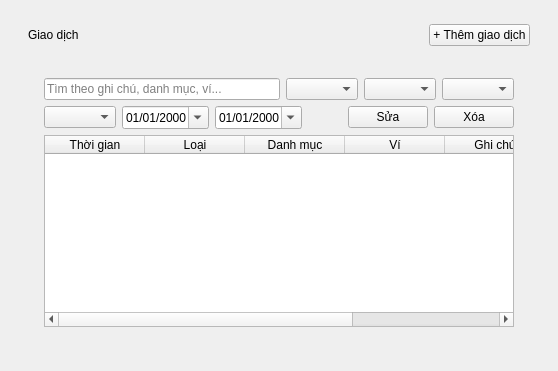
<?xml version="1.0" encoding="utf-8"?>
<ui version="4.0">
 <class>TransactionPage</class>
 <widget class="QWidget" name="TransactionPage">
  <layout class="QVBoxLayout" name="rootLayout">
   <property name="spacing">
    <number>16</number>
   </property>
   <property name="leftMargin">
    <number>28</number>
   </property>
   <property name="topMargin">
    <number>24</number>
   </property>
   <property name="rightMargin">
    <number>28</number>
   </property>
   <property name="bottomMargin">
    <number>28</number>
   </property>
   <item>
    <layout class="QHBoxLayout" name="headerLayout">
     <item>
      <widget class="QLabel" name="pageTitle">
       <property name="text">
        <string>Giao dịch</string>
       </property>
      </widget>
     </item>
     <item>
      <spacer name="headerSpacer">
       <property name="orientation">
        <enum>Qt::Horizontal</enum>
       </property>
       <property name="sizeHint">
        <size>
         <width>40</width>
         <height>20</height>
        </size>
       </property>
      </spacer>
     </item>
     <item>
      <widget class="QPushButton" name="addButton">
       <property name="text">
        <string>+ Thêm giao dịch</string>
       </property>
      </widget>
     </item>
    </layout>
   </item>
   <item>
    <widget class="QFrame" name="card">
     <layout class="QVBoxLayout" name="cardLayout">
      <property name="leftMargin">
       <number>16</number>
      </property>
      <property name="topMargin">
       <number>16</number>
      </property>
      <property name="rightMargin">
       <number>16</number>
      </property>
      <property name="bottomMargin">
       <number>16</number>
      </property>
      <item>
       <layout class="QHBoxLayout" name="filterRow1" stretch="2,0,0,0">
        <item>
         <widget class="QLineEdit" name="searchInput">
          <property name="placeholderText">
           <string>Tìm theo ghi chú, danh mục, ví...</string>
          </property>
          <property name="clearButtonEnabled">
           <bool>true</bool>
          </property>
         </widget>
        </item>
        <item>
         <widget class="QComboBox" name="typeFilter" />
        </item>
        <item>
         <widget class="QComboBox" name="walletFilter" />
        </item>
        <item>
         <widget class="QComboBox" name="categoryFilter" />
        </item>
       </layout>
      </item>
      <item>
       <layout class="QHBoxLayout" name="filterRow2">
        <item>
         <widget class="QComboBox" name="periodFilter" />
        </item>
        <item>
         <widget class="QDateEdit" name="fromDate">
          <property name="calendarPopup">
           <bool>true</bool>
          </property>
          <property name="displayFormat">
           <string>dd/MM/yyyy</string>
          </property>
         </widget>
        </item>
        <item>
         <widget class="QDateEdit" name="toDate">
          <property name="calendarPopup">
           <bool>true</bool>
          </property>
          <property name="displayFormat">
           <string>dd/MM/yyyy</string>
          </property>
         </widget>
        </item>
        <item>
         <spacer name="actionSpacer">
          <property name="orientation">
           <enum>Qt::Horizontal</enum>
          </property>
          <property name="sizeHint">
           <size>
            <width>40</width>
            <height>20</height>
           </size>
          </property>
         </spacer>
        </item>
        <item>
         <widget class="QPushButton" name="editButton">
          <property name="text">
           <string>Sửa</string>
          </property>
         </widget>
        </item>
        <item>
         <widget class="QPushButton" name="deleteButton">
          <property name="text">
           <string>Xóa</string>
          </property>
         </widget>
        </item>
       </layout>
      </item>
      <item>
       <widget class="QTableWidget" name="table">
        <property name="editTriggers">
         <set>QAbstractItemView::NoEditTriggers</set>
        </property>
        <property name="selectionBehavior">
         <enum>QAbstractItemView::SelectRows</enum>
        </property>
        <property name="selectionMode">
         <enum>QAbstractItemView::SingleSelection</enum>
        </property>
        <property name="columnCount">
         <number>6</number>
        </property>
        <attribute name="verticalHeaderVisible">
         <bool>false</bool>
        </attribute>
        <column>
         <property name="text">
          <string>Thời gian</string>
         </property>
        </column>
        <column>
         <property name="text">
          <string>Loại</string>
         </property>
        </column>
        <column>
         <property name="text">
          <string>Danh mục</string>
         </property>
        </column>
        <column>
         <property name="text">
          <string>Ví</string>
         </property>
        </column>
        <column>
         <property name="text">
          <string>Ghi chú</string>
         </property>
        </column>
        <column>
         <property name="text">
          <string>Số tiền</string>
         </property>
        </column>
       </widget>
      </item>
     </layout>
    </widget>
   </item>
  </layout>
 </widget>
 <resources />
 <connections />
</ui>
